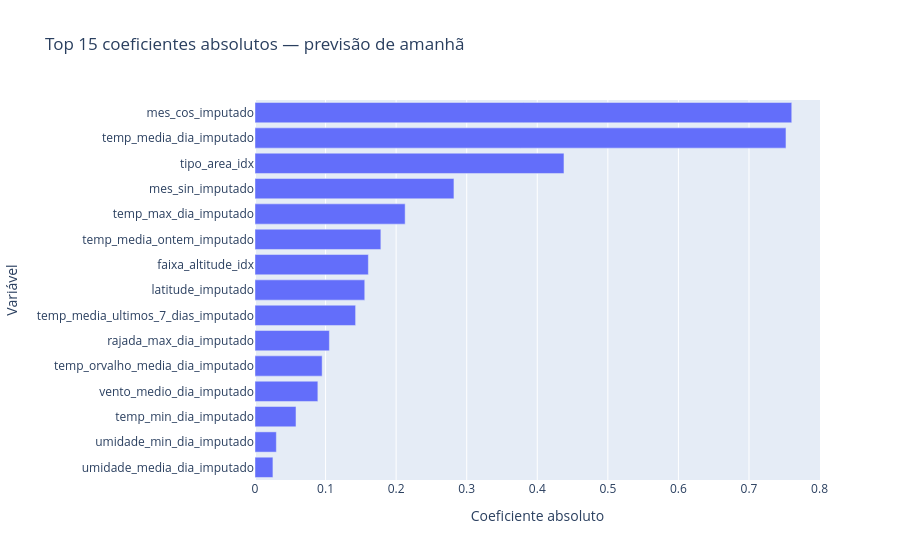

The cell this chart's notebook holds for it:
### Markdown cell above
### Gráfico: top 15 coeficientes absolutos — amanhã

### Code cell
coef_amanha_top15 = spark.sql("""
    SELECT
        feature,
        coeficiente,
        coeficiente_absoluto
    FROM coef_amanha
    ORDER BY coeficiente_absoluto DESC
    LIMIT 15
""")

coef_amanha_plot = spark_df_para_dicts(coef_amanha_top15)

fig = px.bar(
    coef_amanha_plot,
    x="coeficiente_absoluto",
    y="feature",
    orientation="h",
    title="Top 15 coeficientes absolutos — previsão de amanhã",
    labels={
        "coeficiente_absoluto": "Coeficiente absoluto",
        "feature": "Variável"
    }
)

fig.update_layout(yaxis={"categoryorder": "total ascending"})
fig.show()

### Figure 1 — Plotly figure (JSON) as saved in the notebook; plotly's stock layout.template omitted (floating-point values rounded to 4 significant figures)
{"data": [{"hovertemplate": "Coeficiente absoluto=%{x}<br>Variável=%{y}<extra></extra>", "legendgroup": "", "marker": {"color": "#636efa", "pattern": {"shape": ""}}, "name": "", "orientation": "h", "showlegend": false, "textposition": "auto", "type": "bar", "x": [0.7606, 0.7524, 0.4378, 0.2819, 0.2128, 0.1784, 0.1606, 0.1555, 0.1426, 0.1054, 0.09515, 0.08907, 0.05809, 0.03025, 0.0254], "xaxis": "x", "y": ["mes_cos_imputado", "temp_media_dia_imputado", "tipo_area_idx", "mes_sin_imputado", "temp_max_dia_imputado", "temp_media_ontem_imputado", "faixa_altitude_idx", "latitude_imputado", "temp_media_ultimos_7_dias_imputado", "rajada_max_dia_imputado", "temp_orvalho_media_dia_imputado", "vento_medio_dia_imputado", "temp_min_dia_imputado", "umidade_min_dia_imputado", "umidade_media_dia_imputado"], "yaxis": "y"}], "layout": {"barmode": "relative", "legend": {"tracegroupgap": 0}, "title": {"text": "Top 15 coeficientes absolutos — previsão de amanhã"}, "xaxis": {"anchor": "y", "domain": [0, 1], "title": {"text": "Coeficiente absoluto"}}, "yaxis": {"anchor": "x", "categoryorder": "total ascending", "domain": [0, 1], "title": {"text": "Variável"}}}}
